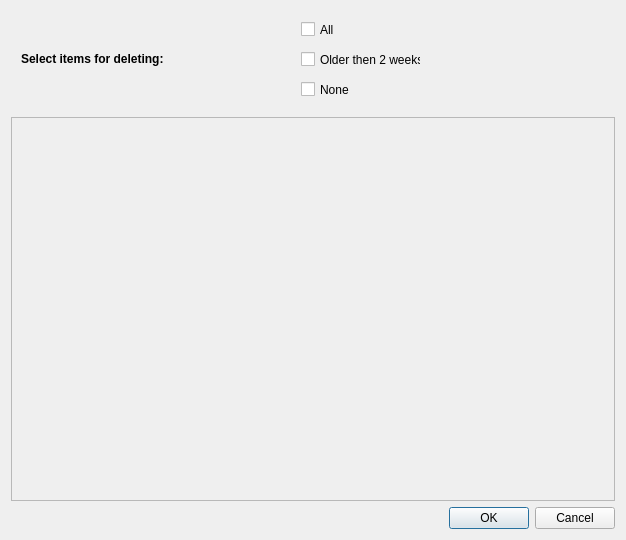
<?xml version="1.0" encoding="UTF-8"?>
<ui version="4.0">
 <class>ClearHistoryDialog</class>
 <widget class="QDialog" name="ClearHistoryDialog">
  <property name="geometry">
   <rect>
    <x>0</x>
    <y>0</y>
    <width>626</width>
    <height>540</height>
   </rect>
  </property>
  <property name="windowTitle">
   <string>Clear History</string>
  </property>
  <layout class="QVBoxLayout" name="verticalLayout">
   <item>
    <widget class="QWidget" name="widget_2" native="true">
     <property name="minimumSize">
      <size>
       <width>0</width>
       <height>100</height>
      </size>
     </property>
     <widget class="QLabel" name="label">
      <property name="geometry">
       <rect>
        <x>10</x>
        <y>40</y>
        <width>181</width>
        <height>16</height>
       </rect>
      </property>
      <property name="font">
       <font>
        <weight>75</weight>
        <bold>true</bold>
       </font>
      </property>
      <property name="text">
       <string>Select items for deleting:</string>
      </property>
     </widget>
     <widget class="QCheckBox" name="chbAll">
      <property name="geometry">
       <rect>
        <x>290</x>
        <y>10</y>
        <width>70</width>
        <height>17</height>
       </rect>
      </property>
      <property name="text">
       <string>All</string>
      </property>
      <property name="autoExclusive">
       <bool>true</bool>
      </property>
     </widget>
     <widget class="QCheckBox" name="chbTwoWeeks">
      <property name="geometry">
       <rect>
        <x>290</x>
        <y>40</y>
        <width>120</width>
        <height>17</height>
       </rect>
      </property>
      <property name="text">
       <string>Older then 2 weeks</string>
      </property>
      <property name="autoExclusive">
       <bool>true</bool>
      </property>
     </widget>
     <widget class="QCheckBox" name="chbNone">
      <property name="geometry">
       <rect>
        <x>290</x>
        <y>70</y>
        <width>70</width>
        <height>17</height>
       </rect>
      </property>
      <property name="text">
       <string>None</string>
      </property>
      <property name="autoExclusive">
       <bool>true</bool>
      </property>
     </widget>
    </widget>
   </item>
   <item>
    <widget class="QScrollArea" name="scrollArea">
     <property name="widgetResizable">
      <bool>true</bool>
     </property>
     <widget class="QWidget" name="scrollAreaWidgetContents">
      <property name="geometry">
       <rect>
        <x>0</x>
        <y>0</y>
        <width>606</width>
        <height>385</height>
       </rect>
      </property>
     </widget>
    </widget>
   </item>
   <item>
    <widget class="QDialogButtonBox" name="buttonBox">
     <property name="standardButtons">
      <set>QDialogButtonBox::Cancel|QDialogButtonBox::Ok</set>
     </property>
    </widget>
   </item>
  </layout>
 </widget>
 <layoutdefault spacing="6" margin="11"/>
 <resources/>
 <connections/>
</ui>
